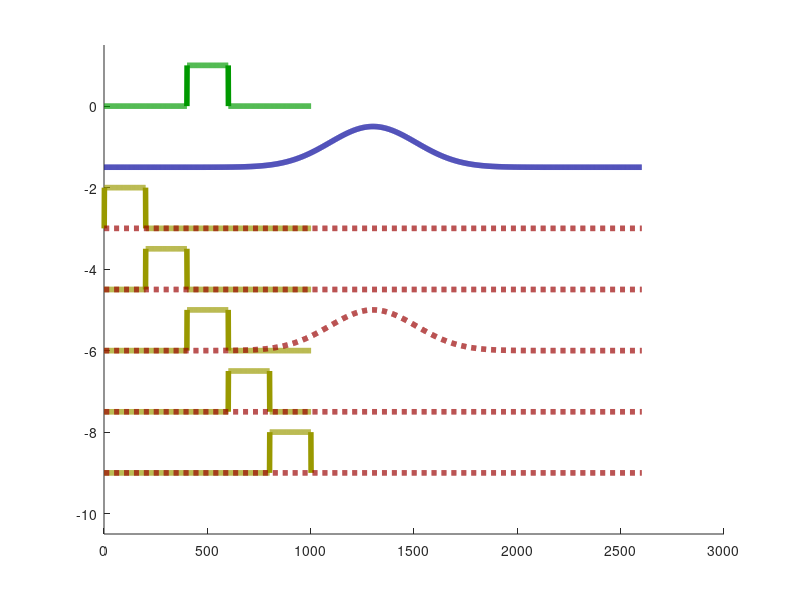

Source code (MATLAB):
% Used on my SfN 2011 poster in the section "Hypothesis: HVCX synapses are
% strengthened when LMAN fluctuations are correlated with reward"

clear all
close all


total_hvc_units = 5;
total_steps = 1002;
rewarded_unit = 3;
steps_per_hvc_unit = floor(total_steps / total_hvc_units);
line_width = 4;

sig = 1*steps_per_hvc_unit;
x = -4*sig:4*sig;
kernel = 1/sqrt(2*pi*sig^2) * exp(-(x).^2/2/sig^2);

lman = zeros(total_steps, 1);
reward = zeros(total_steps, 1);
hvc = zeros(total_steps, total_hvc_units);

for hvc_unit = 1:total_hvc_units
    steps = (hvc_unit-1) * steps_per_hvc_unit + (1:steps_per_hvc_unit) + 1;
    hvc(steps, hvc_unit) = 1;
    if hvc_unit == rewarded_unit
        lman(steps, 1) = 1;
    end

end
reward = conv(kernel, lman);
reward = reward / max(reward);

for hvc_unit = 1:total_hvc_units
    eligibility_trace(:, hvc_unit) = conv(hvc(:,hvc_unit) .* lman, kernel);
end
eligibility_trace = eligibility_trace ./ max(max(eligibility_trace));

% figure
% plot(lman)
% hold all
% plot(reward)
% 
% figure
% plot(hvc)
% hold all
% plot(eligibility_trace)

figure
hold all
offset = 0;
plot(lman - offset, 'Color', [0 .6 0], 'LineWidth', line_width)
offset = offset + 1.5;
plot(reward - offset, 'Color', [0 0 .6], 'LineWidth', line_width)
offset = offset + 1.5;
for hvc_unit = 1:total_hvc_units
    plot(hvc(:, hvc_unit) - offset, 'Color', [.6 .6 0], 'LineWidth', line_width)
    plot(eligibility_trace(:, hvc_unit) - offset, '--', 'Color', [.6 0 0], 'LineWidth', line_width)
    offset = offset + 1.5;
end
ylim([-offset, 1.5])
